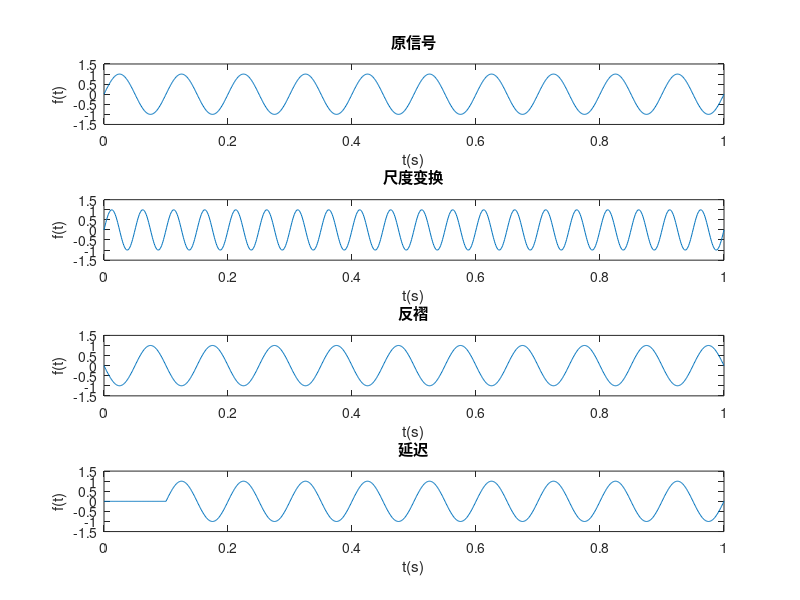

Write the MATLAB code that produced this figure.
% 定义参数
A = 1; % 幅度
f = 10; % 频率（Hz）
t = 0:0.001:1; % 时间向量
tau = 0.1; % 延时时间
dt = t(2) - t(1); % 采样间隔

% 定义原始信号
x = A * sin(2 * pi * f * t);

% 尺度变换
k = 2; % 尺度变换因子
x_scaled = A * sin(2 * pi * f * k * t);

% 反褶
x_reflected = fliplr(x);

% 延时
x_delayed = [zeros(1, round(tau/dt)), x(1:end-round(tau/dt))];

% 绘制波形图
figure;
subplot(4,1,1);
plot(t, x);
title('原信号');
xlabel('t(s)');
ylabel('f(t)');
ylim([-1.5 1.5]); % 设置y轴范围，确保信号完整显示

subplot(4,1,2);
plot(t, x_scaled);
title('尺度变换');
xlabel('t(s)');
ylabel('f(t)');
ylim([-1.5 1.5]); % 设置y轴范围，确保信号完整显示

subplot(4,1,3);
plot(t, x_reflected);
title('反褶');
xlabel('t(s)');
ylabel('f(t)');
ylim([-1.5 1.5]); % 设置y轴范围，确保信号完整显示

subplot(4,1,4);
plot(t, x_delayed);
title('延迟');
xlabel('t(s)');
ylabel('f(t)');
ylim([-1.5 1.5]); % 设置y轴范围，确保信号完整显示
